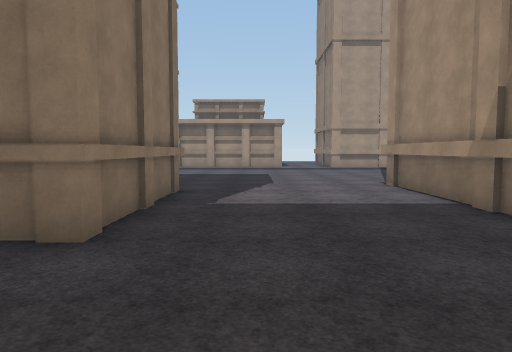
[1] (above)

24 first-person views from a walk through a scene from a Unity 3-D project. The camera is 1.5 m above the floor, tilts 4° down and sees 70° across. The floor is counted in squares, 2 m on a side. Each view is taken from the middle of a square. On the plan, view 1 faces up. The plan holds only what a view shows up to about 11 squares ahead; the rest is blank. The place goes on beyond the plan. The player character is not drawn. Some animated figures are not drawn. Surface patterns are stand-ins for the level's own textures.

[2]
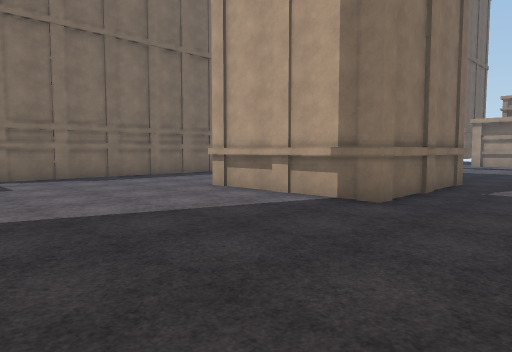

[3]
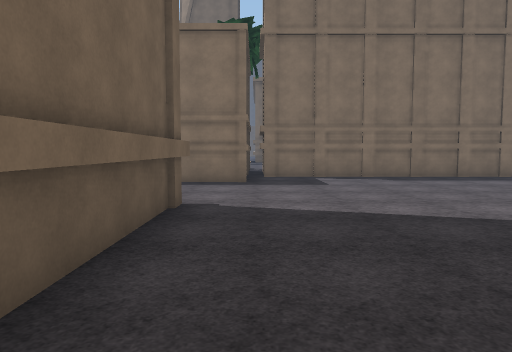

[4]
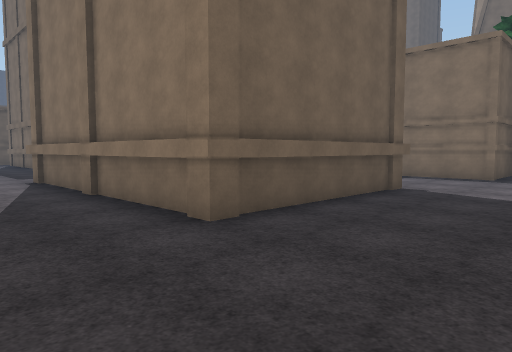

[5]
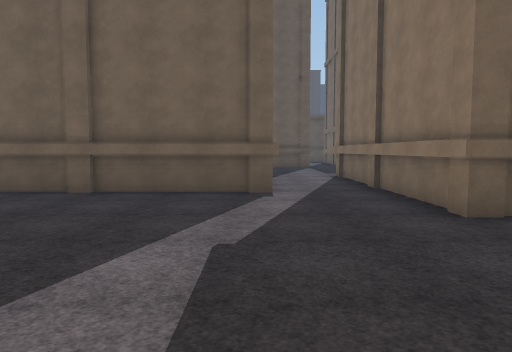

[6]
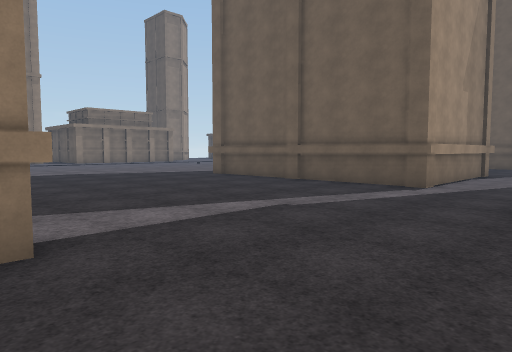

[7]
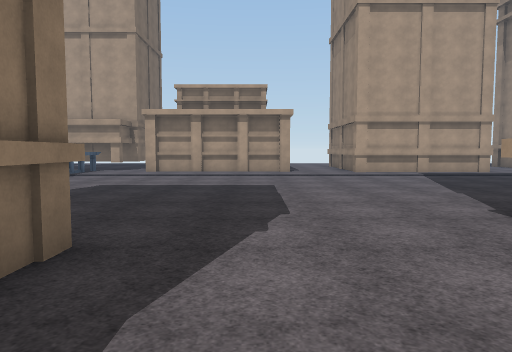

[8]
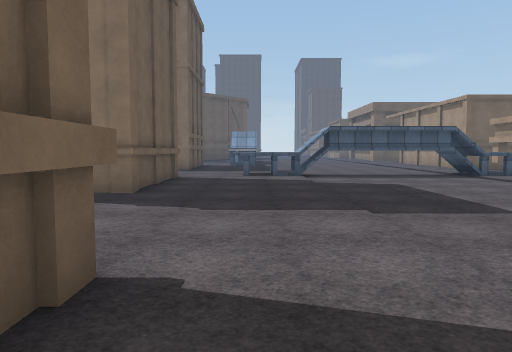

[9]
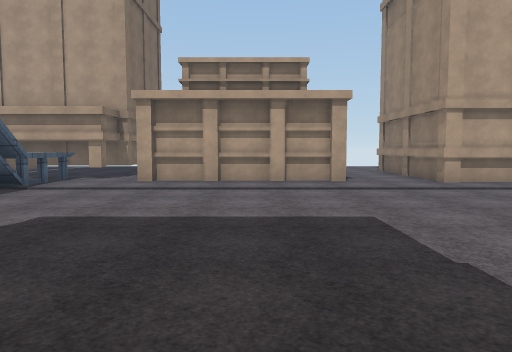

[10]
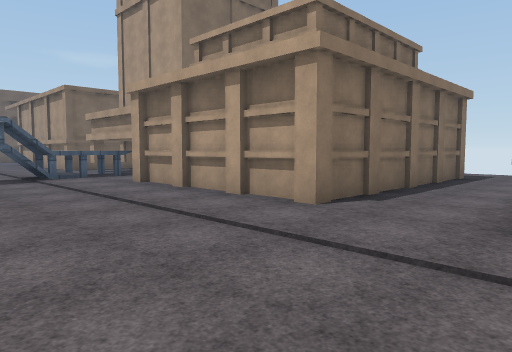

[11]
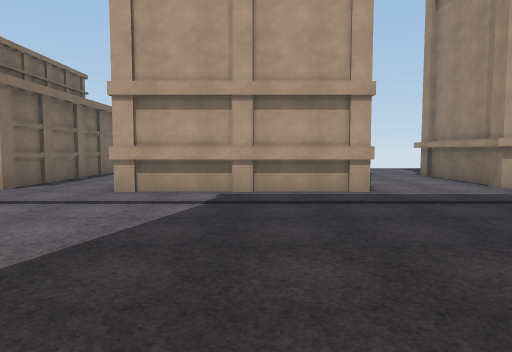

[12]
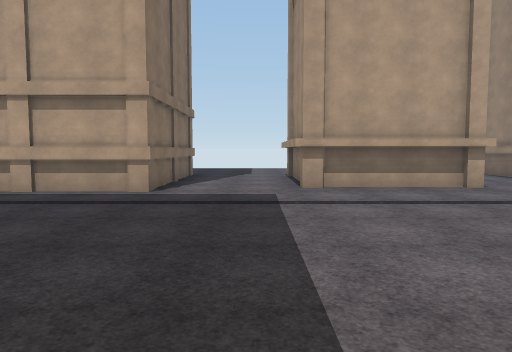

[13]
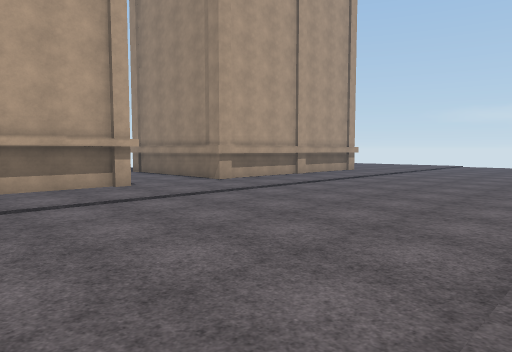

[14]
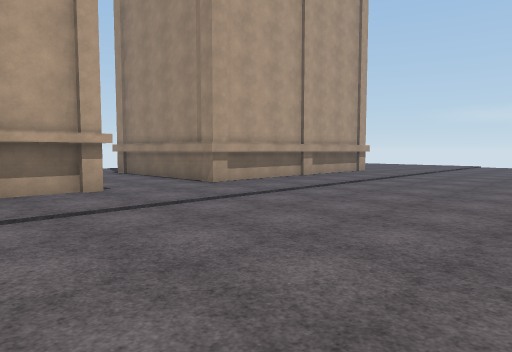

[15]
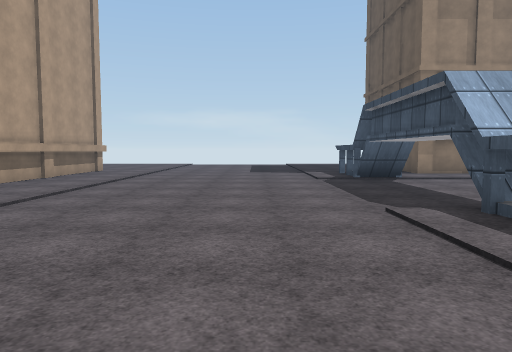

[16]
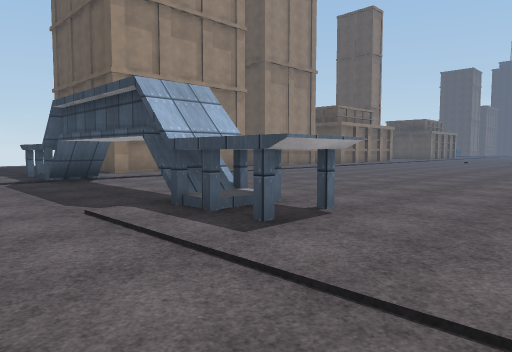

[17]
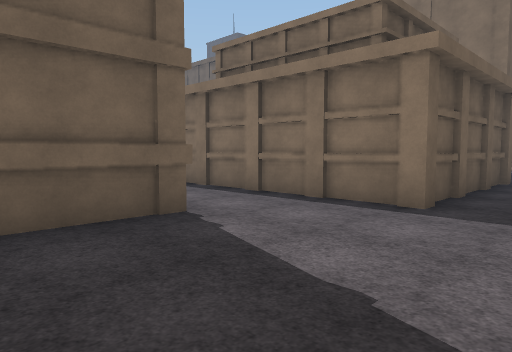

[18]
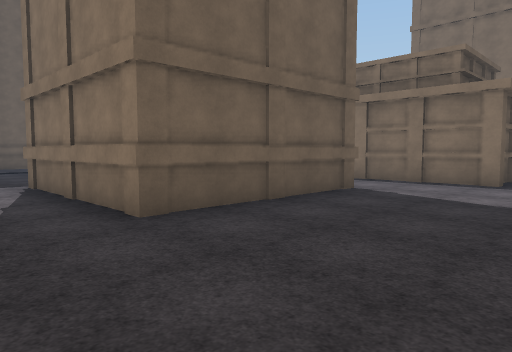

[19]
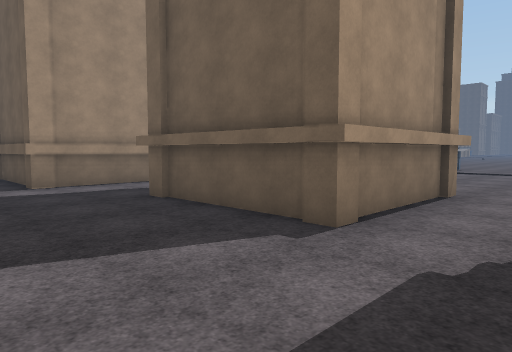

[20]
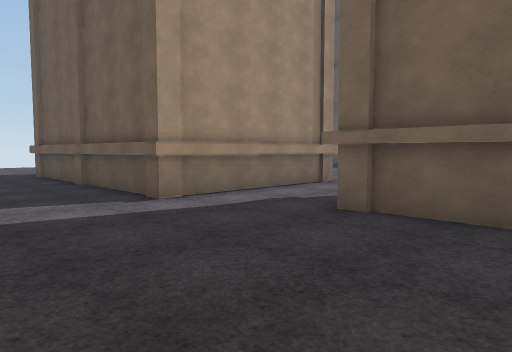

[21]
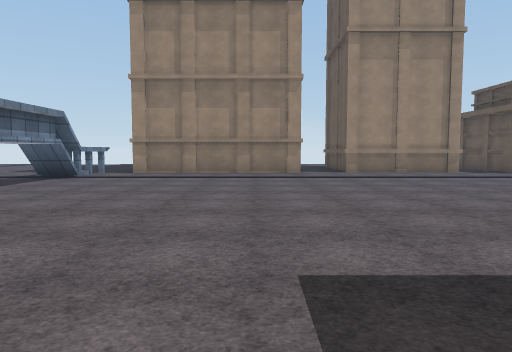

[22]
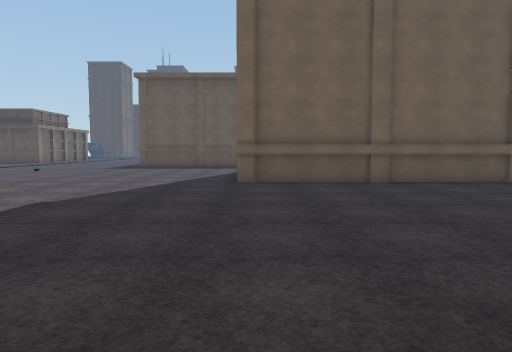

[23]
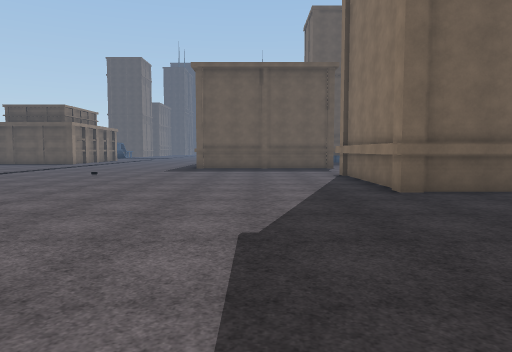

[24]
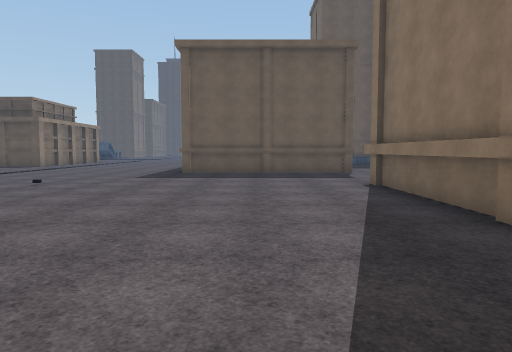

### Floor plan
Key: @ floor where view 1 was taken; # wall or solid block; . floor; ^ raised ledge; B building.
Columns run from 10 left of view 1 to 22 right of it. Each row starts with its distance up from view 1.
 25            .......... ....
 24         .......................
 23     BBBBBBBB.....................
 22      B BBBBB...............BBBBBB
 21      B    BB..BBBBB..BBBB..B
 20      B    BB..    B..B   ..B
 19   BBBB    BB..B   B..B   ..B
 18   B##B BBBBB..B   B..BBBB..BBBBBB
 17    ^^.BBBBBB..BBBBB..............
 16  ..^^............................
 15  ..##............................
 14     #............................
 13     #............................
 12     #............................
 11     #............. ..............
 10     ^.......... .   .............
  9     ^...........     ...##....###
  8     .........BB       ..##.....#
  7     .BBBB....B        ..........B
  6         B....B        ...........
  5 B.      B....B        ..........B
  4 B....   B....B       ...........B
  3 B....BBBB....      .............
  2 B............B    ..............B
  1 B...............................
  0 B.........@.....................
 -1 B...............................
 -2 B........................  .....
 -3  BB...BBBBB...............  ....
 -4   B..     B................   ..
 -5   B       B................
 -6           B..BBBBBBB........
 -7           B..B     B.........
 -8           B..B     B.........
 -9           B..B     B..........
-10           B..B     B..........
-11           ...      ..........
-12           ..       ...........
-13                    ...........

Positions as (right, up) in squares from view 1, and headings:
1: (0, 0), facing up
2: (1, -2), facing up-left
3: (1, -2), facing left
4: (3, 0), facing down-left
5: (3, 1), facing down
6: (0, 2), facing down-right
7: (0, 4), facing up
8: (5, 9), facing left
9: (-1, 8), facing up
10: (4, 13), facing up-left
11: (6, 10), facing up
12: (10, 10), facing up
13: (11, 10), facing up-right
14: (12, 11), facing up-right
15: (11, 12), facing right
16: (11, 12), facing down-right
17: (6, 25), facing down-left
18: (10, 25), facing down-left
19: (9, 24), facing down-right
20: (12, 25), facing down-right
21: (10, 3), facing right
22: (9, 3), facing down
23: (12, 1), facing down
24: (12, -2), facing down
